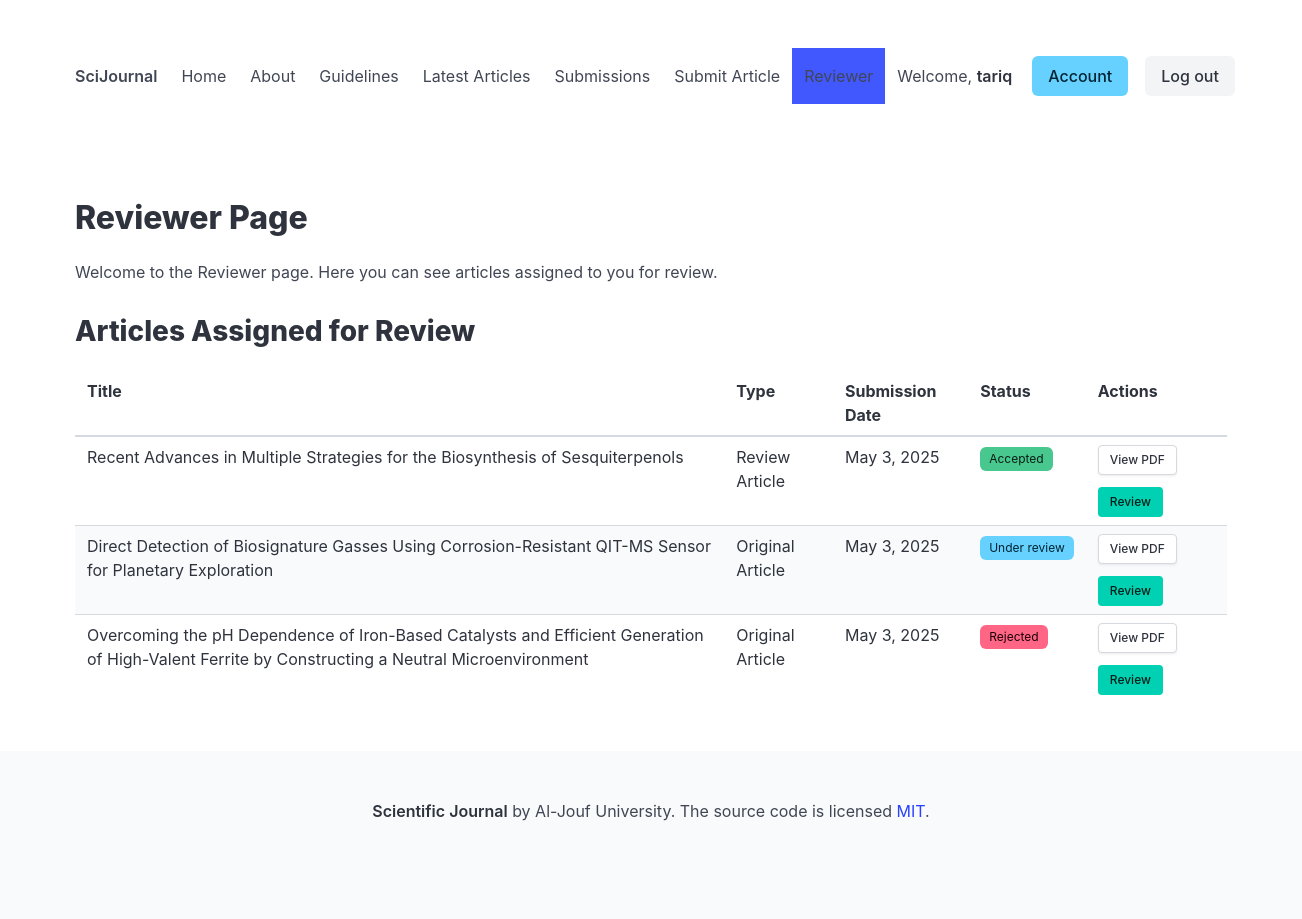
The page /reviewer/ (signed in) on the database its author committed.
### journal/models.py (models this page shows, shortened)
class Article(models.Model):
    ARTICLE_TYPE_CHOICES = [
        ('original', 'Original Article'),
        ('review', 'Review Article'),
    ]
    DECISION_CHOICES = [
        ('accepted', 'Accepted'),
        ('under_review', 'Under review'),
        ('revision_requested', 'Revision Requested'),
        ('rejected', 'Rejected'),
        ('withdrawn', 'Withdrawn'),
    ]
    title = models.CharField(max_length=255)
    author = models.ForeignKey(User, on_delete=models.CASCADE, related_name='articles')
    type = models.CharField(max_length=20, choices=ARTICLE_TYPE_CHOICES)
    abstract = models.TextField(blank=True, null=True)
    keywords = models.CharField(max_length=255, blank=True, null=True)
    authors = models.CharField(max_length=255, blank=True, null=True)
    pdf_file = models.FileField(upload_to='article_pdfs/', null=True, blank=True, help_text="Upload your article as a PDF file")
    submission_date = models.DateField()
    acceptance_date = models.DateField(null=True, blank=True)
    publication_date = models.DateField(null=True, blank=True)
    decision = models.CharField(max_length=20, choices=DECISION_CHOICES, default='under_review')
    reviewers = models.ManyToManyField(User, through='Review', related_name='reviewing_articles')

### journal/views.py (the view)
# urls.py: path('reviewer/', views.reviewer_page, name='reviewer_page'),
@login_required
def reviewer_page(request):
    if request.user.is_staff or request.user.is_superuser:
        messages.error(request, "This page is not available for admin users.")
        return redirect('admin_page')
    assigned_articles = Article.objects.filter(reviewers=request.user).order_by('-submission_date').distinct()
    return render(request, 'journal/reviewer.html', {'assigned_articles': assigned_articles})

### journal/templates/journal/reviewer.html (shortened to what this page needs)
{% extends 'journal/base.html' %}
{% block content %}
<h1 class="title">Reviewer Page</h1>
<div class="content">
    <p>Welcome to the Reviewer page. Here you can see articles assigned to you for review.</p>
    {% if assigned_articles %}
        <h2 class="subtitle">Articles Assigned for Review</h2>
        <div class="table-container">
            <table class="table is-striped is-fullwidth">
                <thead>
                    <tr>
                        <th>Title</th>
                        <th>Type</th>
                        <th>Submission Date</th>
                        <th>Status</th>
                        <th>Actions</th>
                    </tr>
                </thead>
                <tbody>
                    {% for article in assigned_articles %}
                    <tr>
                        <td>{{ article.title }}</td>
                        <td>{{ article.get_type_display }}</td>
                        <td>{{ article.submission_date }}</td>
                        <td>
                            <span class="tag
                                {% if article.decision == 'accepted' %}is-success
                                {% elif article.decision == 'rejected' %}is-danger
                                {% elif article.decision == 'withdrawn' %}is-warning
                                {% else %}is-info{% endif %}">
                                {{ article.get_decision_display }}
                            </span>
                        </td>
                        <td>
                            <div class="buttons">
                                {% if article.pdf_file %}
                                    <a href="{{ article.pdf_file.url }}" class="button is-small" target="_blank">
                                        View PDF
                                    </a>
                                {% endif %}
                                <a href="{% url 'review_article' article.id %}" class="button is-primary is-small">
                                    Review
                                </a>
                            </div>
                        </td>
                    </tr>
                    {% endfor %}
                </tbody>
            </table>
        </div>
    {% else %}
        <div class="notification is-info">
            You don't have any articles assigned for review at this time.
        </div>
    {% endif %}
</div>
{% endblock %}

### journal/templates/journal/base.html (shortened to what this page needs)
<!DOCTYPE html>
<html>
<head>
    <link rel="stylesheet" href="https://cdn.jsdelivr.net/npm/bulma@1.0.0/css/bulma.min.css">
</head>
<body>
    <section class="section">
        <div class="container">
            <nav class="navbar" role="navigation" aria-label="main navigation">
                <div class="navbar-brand">
                    <a class="navbar-item" href="{% url 'home_page' %}">
                        <strong>SciJournal</strong>
                    </a>
                </div>
                <div id="navbarBasicExample" class="navbar-menu">
                    <div class="navbar-start">
                        <a class="navbar-item {% if request.resolver_match.url_name == 'home_page' %}is-active{% endif %}" href="{% url 'home_page' %}">
                            Home
                        </a>
                        <a class="navbar-item {% if request.resolver_match.url_name == 'about_page' %}is-active{% endif %}" href="{% url 'about_page' %}">
                            About
                        </a>
                        <a class="navbar-item {% if request.resolver_match.url_name == 'guidelines_page' %}is-active{% endif %}" href="{% url 'guidelines_page' %}">
                            Guidelines
                        </a>
                        <a class="navbar-item {% if request.resolver_match.url_name == 'accepted_articles' %}is-active{% endif %}" href="{% url 'accepted_articles' %}">
                            Latest Articles
                        </a>
                        {% if user.is_authenticated %}
                            {% if not user.is_staff and not user.is_superuser %}
                                <a class="navbar-item {% if request.resolver_match.url_name == 'submissions_page' %}is-active{% endif %}" href="{% url 'submissions_page' %}">
                                    Submissions
                                </a>
                                <a class="navbar-item {% if request.resolver_match.url_name == 'submit_article' %}is-active{% endif %}" href="{% url 'submit_article' %}">
                                    Submit Article
                                </a>
                                <a class="navbar-item {% if request.resolver_match.url_name == 'reviewer_page' %}is-active{% endif %}" href="{% url 'reviewer_page' %}">
                                    Reviewer
                                </a>
                            {% endif %}
                        {% endif %}
                    </div>
                    <div class="navbar-end">
                        <div class="navbar-item">
                            {% if user.is_authenticated %}
                                <span class="mr-2">Welcome, <strong>{{ user.username }}</strong></span>
                            {% endif %}
                            <div class="buttons">
                                {% if user.is_authenticated %}
                                    <a class="button is-info {% if request.resolver_match.url_name == 'account_page' %}is-active{% endif %}" href="{% url 'account_page' %}">
                                        Account
                                    </a>
                                    <form method="post" action="{% url 'logout_page' %}" style="display: inline; margin-left: 5px;">
                                        <button type="submit" class="button is-light">
                                            Log out
                                        </button>
                                    </form>
                                {% endif %}
                            </div>
                        </div>
                    </div>
                </div>
            </nav>
        </div>
    </section>
    <section class="section">
        <div class="container">
            {% block content %}
            {% endblock %}
        </div>
    </section>
    <footer class="footer">
        <div class="content has-text-centered">
            <p>
                <strong>Scientific Journal</strong> by  Al-Jouf University. The source code is licensed
                <a href="http://opensource.org/licenses/mit-license.php">MIT</a>.
            </p>
        </div>
    </footer>
</body>
</html>

### rows shown on the page
Article: title "Recent Advances in Multiple Strategies for the Biosynthesis of Sesquiterpenols", type "Review Article", submission_date "May 3, 2025", decision "Accepted"
Article: title "Direct Detection of Biosignature Gasses Using Corrosion-Resistant QIT-MS Sensor for Planetary Exploration", type "Original Article", submission_date "May 3, 2025", decision "Under review"
Article: title "Overcoming the pH Dependence of Iron-Based Catalysts and Efficient Generation of High-Valent Ferrite by Constructing a Neutral Microenvironment", type "Original Article", submission_date "May 3, 2025", decision "Rejected"

### other values the page prints
{{ user.username }} "tariq"
